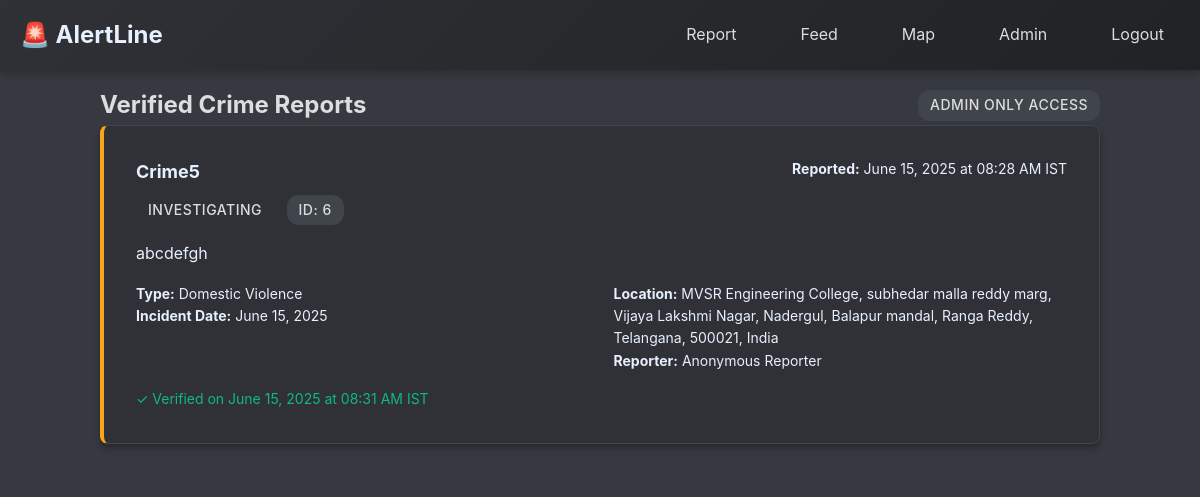
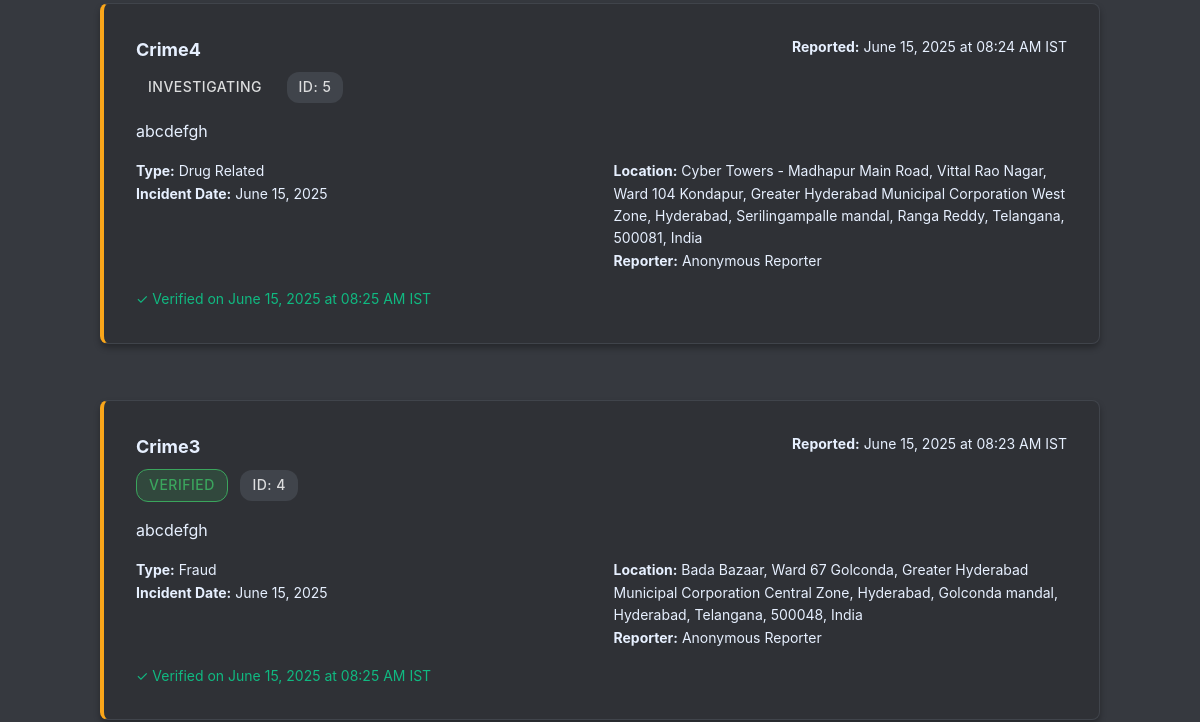
Before: /feed (signed in, upper part) with the older database file (2 pictures, top to bottom).
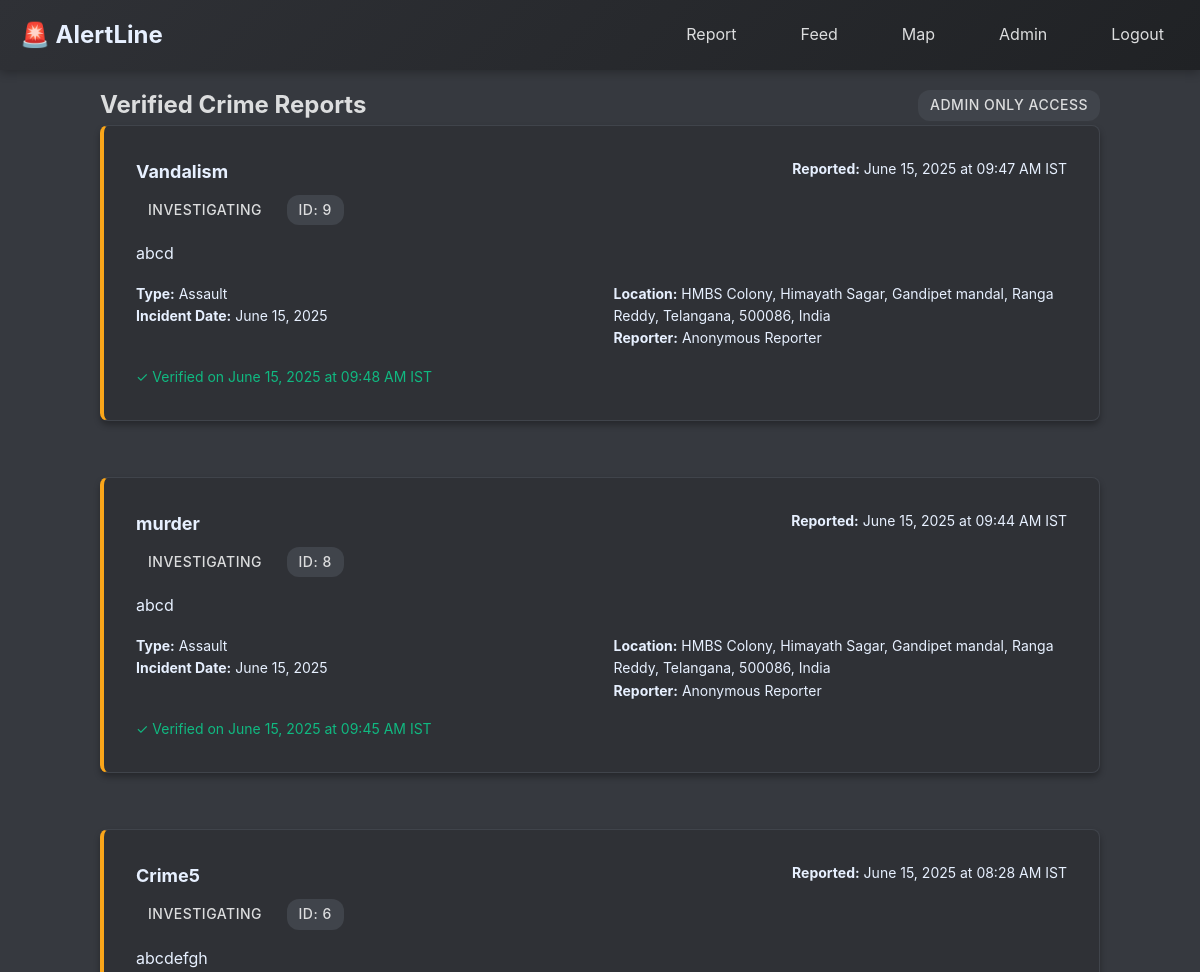
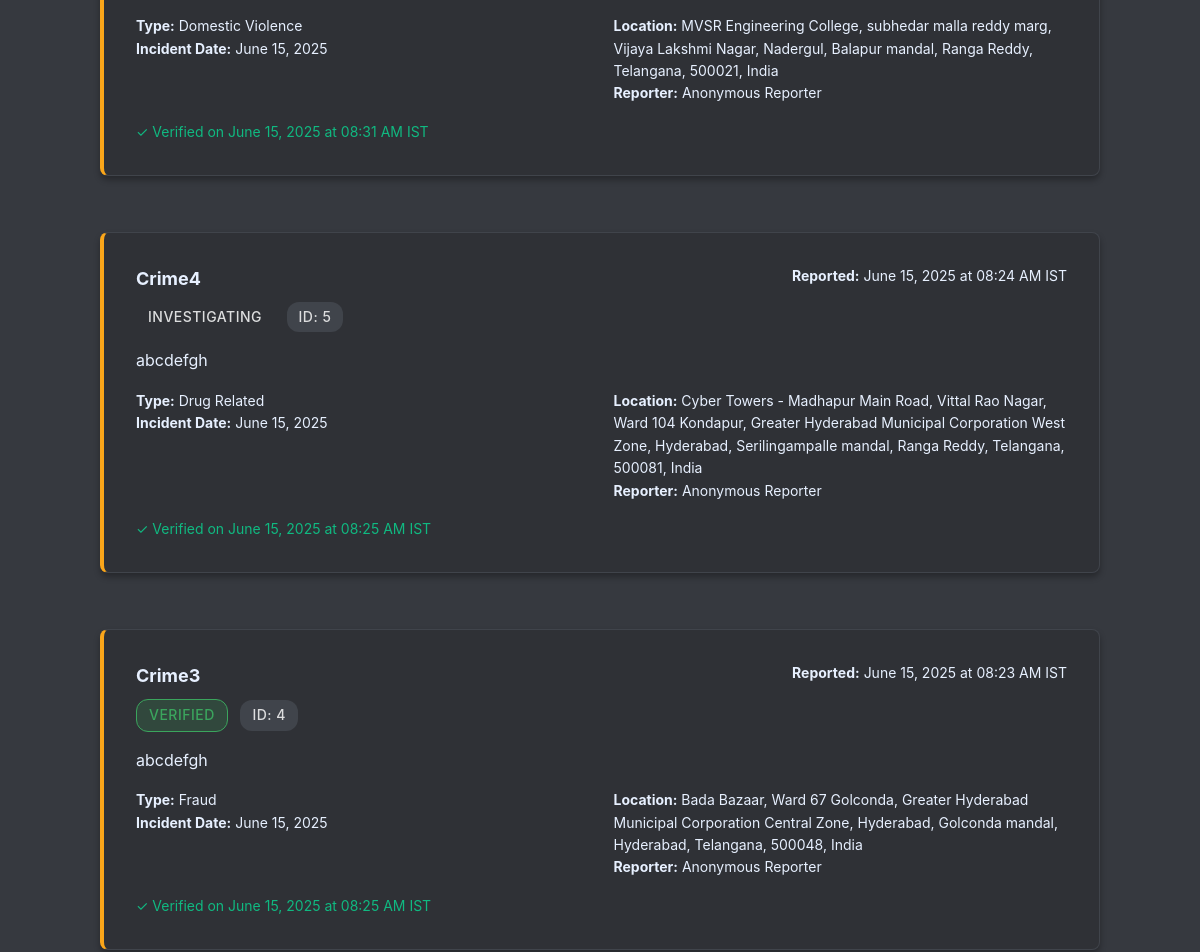
After: the same page with the newer database file (2 pictures, top to bottom).
### app.py (models this page shows, shortened)
class CrimeReport(db.Model):
    id = db.Column(db.Integer, primary_key=True)
    title = db.Column(db.String(200), nullable=False)
    description = db.Column(db.Text, nullable=False)
    crime_type = db.Column(db.String(100), nullable=False)
    incident_date = db.Column(db.DateTime, nullable=False)
    latitude = db.Column(db.Float, nullable=False)
    longitude = db.Column(db.Float, nullable=False)
    address = db.Column(db.String(300), nullable=False)
    landmark = db.Column(db.String(200))
    reporter_name = db.Column(db.String(100), nullable=False)
    reporter_phone = db.Column(db.String(20), nullable=False)
    reporter_email = db.Column(db.String(100))
    is_anonymous = db.Column(db.Boolean, default=False)
    witnesses = db.Column(db.Text)
    evidence_description = db.Column(db.Text)
    priority = db.Column(db.String(20), default='medium')  # low, medium, high, urgent
    status = db.Column(db.String(20), default='pending')  # pending, verified, rejected, investigating
    created_at = db.Column(db.DateTime, default=lambda: datetime.now(timezone.utc))
    verified_at = db.Column(db.DateTime)
    verified_by = db.Column(db.Integer, db.ForeignKey('user.id'))
    admin_notes = db.Column(db.Text)

### app.py (the view)
@app.route('/feed')
@login_required
def crime_feed():
    if not current_user.is_admin:
        flash('Access denied. Admin privileges required.', 'error')
        return redirect(url_for('admin_login'))
    page = request.args.get('page', 1, type=int)
    per_page = 10
    verified_reports = CrimeReport.query.filter(CrimeReport.status.in_(['verified', 'investigating']))\
        .order_by(CrimeReport.created_at.desc())\
        .paginate(page=page, per_page=per_page, error_out=False)
    return render_template('feed.html', reports=verified_reports)

### app.py (called while the page is built)
def utc_to_ist(utc_datetime):
    if utc_datetime is None:
        return None
    if utc_datetime.tzinfo is None:
        utc_datetime = utc_datetime.replace(tzinfo=timezone.utc)
    return utc_datetime.astimezone(IST)

@app.template_filter('ist')
def ist_filter(utc_datetime):
    ist_time = utc_to_ist(utc_datetime)
    return ist_time if ist_time else utc_datetime

@login_manager.user_loader
def load_user(user_id):
    return User.query.get(int(user_id))

### templates/feed.html (shortened to what this page needs)
{% extends "base.html" %}
{% block content %}
<div style="max-width: 1000px; margin: 0 auto;">
    <div class="flex justify-between items-center mb-6">
        <h2 class="text-2xl font-bold">Verified Crime Reports</h2>
        <div class="text-sm text-gray-500">
            <span class="badge" style="background-color: #40444b; color: #dcddde;">
                Admin Only Access
            </span>
        </div>
    </div>
    {% if reports.items %}
        <div style="display: flex; flex-direction: column; gap: 1.5rem;">
            {% for report in reports.items %}
            <div class="card priority-{{ report.priority }}" data-priority="{{ report.priority }}">
                <div class="flex justify-between items-start mb-4">
                    <div>
                        <h3 class="text-lg font-bold text-gray-800">{{ report.title }}</h3>
                        <div style="margin-top: 0.5rem;">
                            <span class="badge badge-{{ report.status }}">{{ report.status.title() }}</span>
                            <span class="badge" style="background-color: #40444b; color: #dcddde; margin-left: 0.5rem;">
                                ID: {{ report.id }}
                            </span>
                        </div>
                    </div>
                    <div class="text-sm text-gray-500">
                        <div><strong>Reported:</strong> {{ (report.created_at | ist).strftime('%B %d, %Y at %I:%M %p IST') }}</div>
                    </div>
                </div>
                <p class="text-gray-600 mb-4">{{ report.description }}</p>
                <div class="grid grid-2 text-sm text-gray-600 mb-4">
                    <div>
                        <strong>Type:</strong> {{ report.crime_type.replace('_', ' ').title() }}<br>
                        <strong>Incident Date:</strong> {{ (report.incident_date | ist).strftime('%B %d, %Y') }}
                    </div>
                    <div>
                        <strong>Location:</strong> {{ report.address }}<br>
                        <strong>Reporter:</strong> {{ report.reporter_name }}
                    </div>
                </div>
                {% if report.verified_at %}
                <div class="text-sm" style="color: #10b981;">
                    ✓ Verified on {{ (report.verified_at | ist).strftime('%B %d, %Y at %I:%M %p IST') }}
                </div>
                {% endif %}
            </div>
            {% endfor %}
        </div>
    {% else %}
        <div class="card text-center" style="padding: 3rem;">
            <div style="font-size: 3rem; margin-bottom: 1rem;">📋</div>
            <p class="text-gray-500 text-lg">No verified crime reports yet.</p>
        </div>
    {% endif %}
</div>
{% endblock %}

### templates/base.html (shortened to what this page needs)
<!DOCTYPE html>
<html lang="en">
<head>
    <link rel="stylesheet" href="{{ url_for('static', filename='css/style.css') }}">
    <link rel="stylesheet" href="https://unpkg.com/leaflet@1.9.4/dist/leaflet.css" />
</head>
<body>
    <nav class="navbar">
        <div class="container">
            <div class="nav-content">
                <a href="{{ url_for('report_crime') }}" class="nav-brand">🚨 AlertLine</a>
                <ul class="nav-links">
                    <li><a href="{{ url_for('report_crime') }}">Report</a></li>
                    {% if current_user.is_authenticated and current_user.is_admin %}
                        <li><a href="{{ url_for('crime_feed') }}">Feed</a></li>
                    {% endif %}
                    <li><a href="{{ url_for('crime_map') }}">Map</a></li>
                    {% if current_user.is_authenticated and current_user.is_admin %}
                        <li><a href="{{ url_for('admin_dashboard') }}">Admin</a></li>
                        <li><a href="{{ url_for('admin_logout') }}">Logout</a></li>
                    {% else %}
                        <li><a href="{{ url_for('admin_login') }}">Login</a></li>
                    {% endif %}
                </ul>
            </div>
        </div>
    </nav>
    <main class="container" style="padding: 1rem 20px 2rem;">
        {% block content %}{% endblock %}
    </main>
</body>
</html>

### static/css/style.css (style rules this page uses)
* { margin: 0; padding: 0; box-sizing: border-box; }
body { font-family: -apple-system, BlinkMacSystemFont, "Segoe UI", Roboto, Oxygen, Ubuntu, Cantarell, sans-serif; line-height: 1.6; color: #dcddde; background-color: #36393f; }
.container { max-width: 1200px; margin: 0 auto; padding: 0 20px; }
.navbar { background: linear-gradient(135deg, #2f3136 0%, #202225 100%); color: #dcddde; padding: 1rem 0; box-shadow: 0 2px 10px rgba(0, 0, 0, 0.3); }
.nav-content { display: flex; justify-content: space-between; align-items: center; }
.nav-brand { font-size: 1.5rem; font-weight: bold; text-decoration: none; color: #e7f0ff; }
.nav-links { display: flex; gap: 2rem; list-style: none; }
.nav-links a { color: #dcddde; text-decoration: none; transition: color 0.3s; padding: 0.5rem 1rem; border-radius: 4px; }
.card { background: #2f3136; border-radius: 8px; box-shadow: 0 4px 6px rgba(0, 0, 0, 0.3); padding: 2rem; margin-bottom: 2rem; transition: transform 0.2s, box-shadow 0.2s; border: 1px solid #40444b; }
.grid { display: grid; gap: 1.5rem; }
.grid-2 { grid-template-columns: repeat(auto-fit, minmax(250px, 1fr)); }
.badge { display: inline-block; padding: 4px 12px; border-radius: 12px; font-size: 0.875rem; font-weight: 500; text-transform: uppercase; letter-spacing: 0.5px; }
.badge-verified { background-color: rgba(59, 165, 93, 0.2); color: #3ba55d; border: 1px solid #3ba55d; }
.priority-medium { border-left: 4px solid #faa61a; }
.mb-4 { margin-bottom: 1rem; }
.flex { display: flex; }
.justify-between { justify-content: space-between; }
.items-center { align-items: center; }
.font-bold { font-weight: bold; }
.text-sm { font-size: 0.875rem; }
.text-lg { font-size: 1.125rem; }
.text-2xl { font-size: 1.5rem; }
.text-gray-500 { color: #e7f0ff; }
.text-gray-600 { color: #e7f0ff; }
.text-gray-800 { color: #e7f0ff; }

Changed rows visible on the page:
added CrimeReport: title "Vandalism", status "INVESTIGATING", id "9", created_at "June 15, 2025 at 09:47 AM IST", description "abcd", crime_type.replace "Assault", incident_date "June 15, 2025", address "HMBS Colony, Himayath Sagar, Gandipet mandal, Ranga Reddy, Telangana, 500086, India", reporter_name "Anonymous Reporter", verified_at "June 15, 2025 at 09:48 AM IST"
added CrimeReport: title "murder", status "INVESTIGATING", id "8", created_at "June 15, 2025 at 09:44 AM IST", description "abcd", crime_type.replace "Assault", incident_date "June 15, 2025", address "HMBS Colony, Himayath Sagar, Gandipet mandal, Ranga Reddy, Telangana, 500086, India", reporter_name "Anonymous Reporter", verified_at "June 15, 2025 at 09:45 AM IST"
